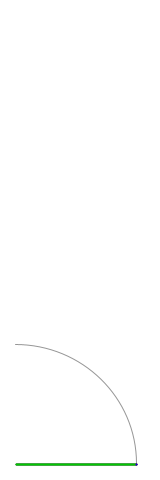
Frame 1 (no input)
Frame 60 (the mouse pressed at the canvas centre just before this capture): identical to frame 1, image omitted
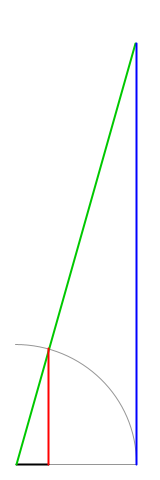
Frame 120 (the mouse held since frame 60 and released just before this capture)

The Processing sketch that drew these frames (run headless with seeded random() and noise(); from frame 60 on, the mouse is pressed at the canvas centre):

// Processing sketch: trigFunctions
// ── trigFunctions.pde
void setup() {
  size(160, 480);
}

void draw() {
  //set the origin to xBase, yBase (screen coordinates)
  float xBase = 0.1 * width;
  float yBase = height - xBase;
  translate(xBase, yBase);
  float theta = 0;
  //set theta to point towards mouse
  if (mouseX > xBase && mouseY < yBase) {
    theta = atan((yBase - mouseY) / (mouseX - xBase));
  } 
  float radius = height * 0.25;
  float tanTheta = tan(theta);
  //if you want the entire diagram to stay in view (by scaling),
  //uncomment the next 3 lines.
  //  if (tanTheta > 1)
  //    radius /= tanTheta;
  //  else radius *= tanTheta;
  background(255);
  noFill();
  stroke(150);
  float diameter = 2 * radius;

  //arc
  strokeWeight(1);
  stroke(150);
  arc(0, 0, diameter, diameter, -PI /2, 0);

  //base ray
  line(0, 0, radius, 0);

  //cosine
  stroke(0);
  strokeWeight(2);
  line(0, 0, radius * cos(theta), 0);

  //theta ray
  pushMatrix();
  rotate(-theta);
  float rayLength;
//  if (tanTheta < 1) {
//    rayLength = radius / sin(theta);
//  } 
//  else {
    rayLength = radius / cos(theta);
//  }
  stroke(0, 200, 0);
  line(0, 0, rayLength, 0);
  popMatrix();

  //sine
  float xCircle = radius * cos(theta);
  float yCircle = - radius * sin(theta);
  stroke(255,0,0);
  line(xCircle, 0, xCircle, yCircle);

  //tangent
  stroke(0, 0, 255);
  line(radius, 0, radius, yCircle/cos(theta));

  //cotangent
//  stroke(0);
//  line(0, -radius, xCircle/sin(theta), -radius);
}
